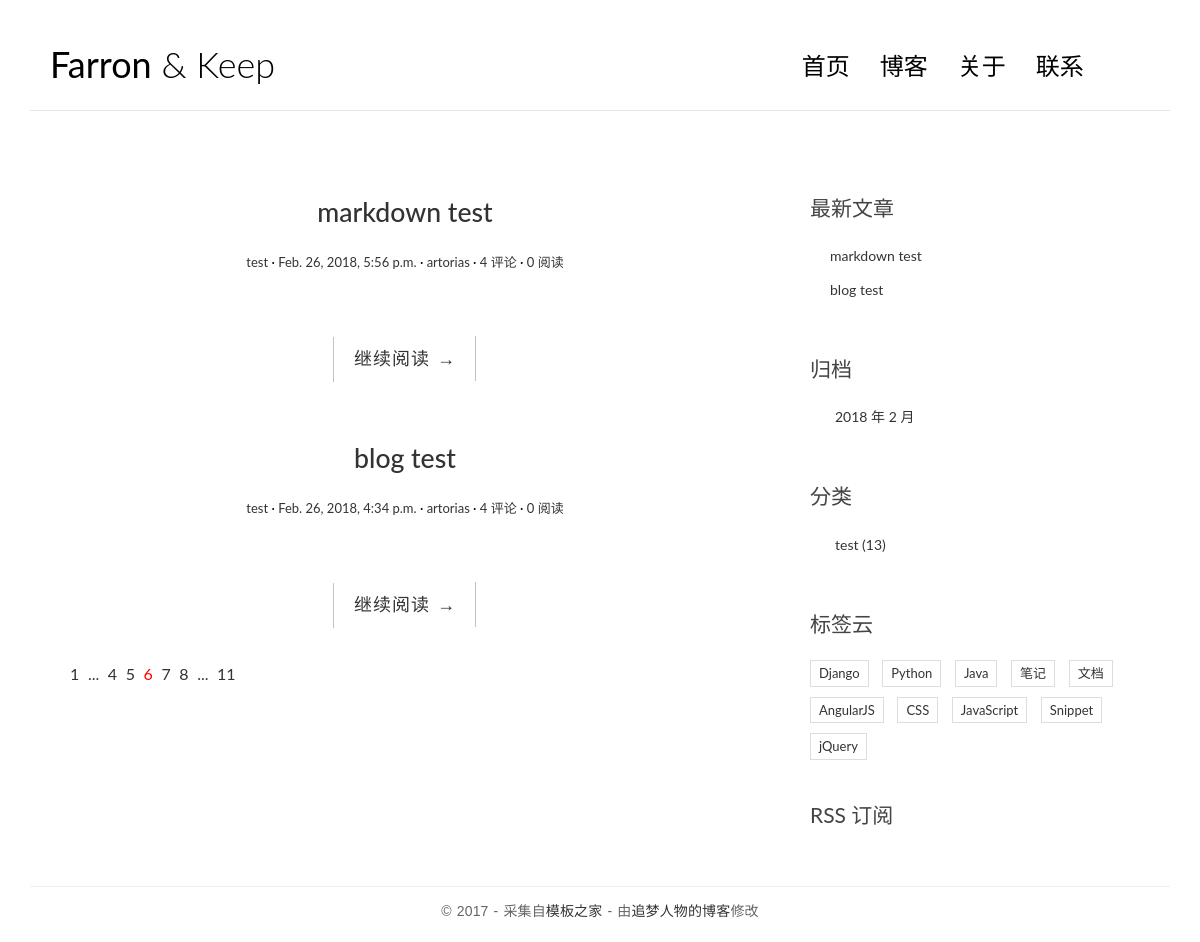
The page / on the database its author committed.
### blog/models.py (models this page shows, shortened)
@python_2_unicode_compatible
class Post(models.Model):
    title=models.CharField(max_length=70)
    body=models.TextField()
    created_time=models.DateTimeField()
    modified_time=models.DateTimeField()
    excert=models.CharField(max_length=200,blank=True)
    category=models.ForeignKey(Category)
    tags=models.ManyToManyField(Tag,blank=True)
    author=models.ForeignKey(User)
    views=models.PositiveIntegerField(default=0)
    def get_absolute_url(self):
        return reverse('blog:detail',kwargs={'pk':self.pk})
    class Meta:
        ordering=['-created_time','title']

class Category(models.Model):
    name=models.CharField(max_length=100)

### blog/views.py (the view)
# urls.py: url(r'^$',views.index,name='index'),
def index(request):
   post_list=Post.objects.all()
   return render(request,'blog/index.html',context={
       'post_list':post_list
       })

### blog/templatetags/blog_tags.py (called while the page is built)
@register.simple_tag
def get_recent_posts(num=5):
    return Post.objects.all().order_by('-created_time')[:num]

@register.simple_tag
def archives():
    return Post.objects.dates('created_time','month',order='DESC')

@register.simple_tag
def get_categories():
    return Category.objects.all()

### templates/blog/index.html (shortened to what this page needs)
﻿{% extends 'base.html' %}
{% block main %}
     {% for post in post_list %}
                <article class="post post-{{ post.pk }}">
                    <header class="entry-header">
                        <h1 class="entry-title">
                            <a href="{{ post.get_absolute_url }}">{{ post.title }}</a>
                        </h1>
                        <div class="entry-meta">
                            <span class="post-category"><a href="#">{{ post.category.name }}</a></span>
                            <span class="post-date"><a href="#"><time class="entry-date"
                                                                      datetime="{{ post.created_time }}">{{ post.created_time }}</time></a></span>
                            <span class="post-author"><a href="#">{{ post.author }}</a></span>
                            <span class="comments-link"><a href="#">4 评论</a></span>
                            <span class="views-count"><a href="{{ post.get_absolute_url }}">{{ post.views }} 阅读</a></span>
                        </div>
                    </header>
                    <div class="entry-content clearfix">
                        <div class="read-more cl-effect-14">
                            <a href="{{ post.get_absolute_url }}" class="more-link">继续阅读 <span class="meta-nav">→</span></a>
                        </div>
                    </div>
                </article>
     {% empty %}
                <div class="no-post">暂时还没有发布的文章！</div>
     {% endfor %}
                <div class="pagination">
                    <ul>
                        <li><a href="">1</a></li>
                        <li><a href="">...</a></li>
                        <li><a href="">4</a></li>
                        <li><a href="">5</a></li>
                        <li class="current"><a href="">6</a></li>
                        <li><a href="">7</a></li>
                        <li><a href="">8</a></li>
                        <li><a href="">...</a></li>
                        <li><a href="">11</a></li>
                    </ul>
                </div>
{% endblock main %}

### templates/base.html (shortened to what this page needs)
﻿{% load staticfiles %}
{% load blog_tags %}
<!DOCTYPE html>
<html>
<head>
    <link rel="stylesheet" href="http://code.ionicframework.com/ionicons/2.0.1/css/ionicons.min.css">
    <link href="https://cdn.bootcss.com/bootstrap/3.3.7/css/bootstrap.min.css" rel="stylesheet">
    <link rel="stylesheet" href="{% static 'blog/css/pace.css' %}">
    <link rel="stylesheet" href="{% static 'blog/css/custom.css' %}">
    <link rel="stylesheet" href="{% static 'blog/css/highlights/github.css' %}">
</head>
<body>
<div class="container">
    <header id="site-header">
        <div class="row">
            <div class="col-md-4 col-sm-5 col-xs-8">
                <div class="logo">
                    <h1><a href="{% url 'blog:index' %}"><b>Farron</b> &amp; Keep</a></h1>
                </div>
            </div>
            <div class="col-md-8 col-sm-7 col-xs-4">
                <nav class="main-nav" role="navigation">
                    <div class="collapse navbar-collapse" id="bs-example-navbar-collapse-1">
                        <ul class="nav navbar-nav navbar-right">
                            <li class="cl-effect-11"><a href="{% url 'blog:index' %}" data-hover="首页">首页</a></li>
                            <li class="cl-effect-11"><a href="full-width.html" data-hover="博客">博客</a></li>
                            <li class="cl-effect-11"><a href="about.html" data-hover="关于">关于</a></li>
                            <li class="cl-effect-11"><a href="contact.html" data-hover="联系">联系</a></li>
                        </ul>
                    </div>
                </nav>
            </div>
        </div>
    </header>
</div>
<div class="content-body">
    <div class="container">
        <div class="row">
            <main class="col-md-8">
                {% block main %}
                {% endblock main %}
            </main>
            <aside class="col-md-4">
                <div class="widget widget-recent-posts">
                    <h3 class="widget-title">最新文章</h3>
                    {% get_recent_posts as recent_post_list %}
                    <ul>
                        {% for post in recent_post_list %}
                        <li>
                            <a href="{{ post.get_absolute_url }}">{{ post.title }}</a>
                        </li>
                        {% empty %}
                        暂无文章！
                        {% endfor %}
                    </ul>
                </div>
                <div class="widget widget-archives">
                    <h3 class="widget-title">归档</h3>
                    {% archives as date_list %}
                    <ul>
                        {% for date in date_list %}
                        <li>
                            <a href="{% url 'blog:archives' date.year date.month %}">{{ date.year }} 年 {{ date.month }} 月</a>
                        </li>
                        {% empty %}
                        暂无归档！
                        {% endfor %}
                    </ul>
                </div>
                <div class="widget widget-category">
                    <h3 class="widget-title">分类</h3>
                    {% get_categories as category_list %}
                    <ul>
                        {% for category in category_list %}
                        <li>
                            <a href="{% url 'blog:category' category.pk %}">{{ category.name }} <span class="post-count">(13)</span></a>
                        </li>
                        {% empty %}
                        暂无分类！
                        {% endfor %}
                    </ul>
                </div>
                <div class="widget widget-tag-cloud">
                    <h3 class="widget-title">标签云</h3>
                    <ul>
                        <li>
                            <a href="#">Django</a>
                        </li>
                        <li>
                            <a href="#">Python</a>
                        </li>
                        <li>
                            <a href="#">Java</a>
                        </li>
                        <li>
                            <a href="#">笔记</a>
                        </li>
                        <li>
                            <a href="#">文档</a>
                        </li>
                        <li>
                            <a href="#">AngularJS</a>
                        </li>
                        <li>
                            <a href="#">CSS</a>
                        </li>
                        <li>
                            <a href="#">JavaScript</a>
                        </li>
                        <li>
                            <a href="#">Snippet</a>
                        </li>
                        <li>
                            <a href="#">jQuery</a>
                        </li>
                    </ul>
                </div>
                <div class="rss">
                    <a href=""> RSS 订阅</a>
                </div>
            </aside>
        </div>
    </div>
</div>
<footer id="site-footer">
    <div class="container">
        <div class="row">
            <div class="col-md-12">
                <p class="copyright">&copy 2017 - 采集自<a href="http://www.cssmoban.com/"
                                                        target="_blank" title="模板之家">模板之家</a>
                    - 由<a href="http://zmrenwu.com/" title="网页模板" target="_blank">追梦人物的博客</a>修改
                </p>
            </div>
        </div>
    </div>
</footer>
</body>
</html>

### blog/static/blog/css/custom.css (style rules this page uses)
* { outline: none; }
h1, h2, h3, h4, h5, h6 { margin-top: 0; }
b { font-weight: 400; }
a { color: #333; }
body { color: #444; font-family: 'Lato', sans-serif; }
p { font-family: 'Ubuntu', sans-serif; font-weight: 400; word-spacing: 1px; letter-spacing: 0.01em; }
#site-header { background-color: #FFF; padding: 25px 20px; margin-bottom: 40px; border-bottom: 1px solid #e7e7e7; }
.logo h1 a { color: #000; }
.logo h1 { margin: 0; font-family: 'Lato', sans-serif; font-weight: 300; }
.main-nav { margin-top: 11px; max-width: 95%; }
.main-nav a { color: #000000 !important; padding: 0 0 5px 0 !important; margin-right: 30px; font-family: 'Lato', sans-serif; font-weight: 300; font-size: 24px; }
.cl-effect-11 a { padding: 10px 0; color: #0972b4; text-shadow: none; }
.cl-effect-11 a::before { position: absolute; top: 0; left: 0; overflow: hidden; padding: 0 0 5px 0 !important; max-width: 0; border-bottom: 1px solid #000; color: #000; content: attr(data-hover); white-space: nowrap; -webkit-transition: max-width 0.5s; -moz-transition: max-width 0.5s; transition: max-width 0.5s; }
.content-body { padding-bottom: 4em; }
.post { background: #fff; padding: 30px 30px 0; }
.entry-title { text-align: center; font-size: 1.9em; margin-bottom: 20px; line-height: 1.6; padding: 10px 20px 0; }
.entry-meta { text-align: center; color: #DDDDDD; font-size: 13px; margin-bottom: 30px; }
.entry-content { font-size: 18px; line-height: 1.9; font-weight: 300; color: #000; }
.post-category::after, .post-date::after, .post-author::after, .comments-link::after { content: ' ·'; color: #000; }
.read-more { font-family: 'Ubuntu', sans-serif; font-weight: 400; word-spacing: 1px; letter-spacing: 0.01em; text-align: center; margin-top: 20px; }
.cl-effect-14 a { padding: 0 20px; height: 45px; line-height: 45px; position: relative; display: inline-block; margin: 15px 25px; letter-spacing: 1px; font-weight: 400; text-shadow: 0 0 1px rgba(255, 255, 255, 0.3); }
.cl-effect-14 a::before, .cl-effect-14 a::after { position: absolute; width: 45px; height: 1px; background: #C3C3C3; content: ''; -webkit-transition: all 0.3s; -moz-transition: all 0.3s; transition: all 0.3s; pointer-events: none; }
.cl-effect-14 a::before { top: 0; left: 0; -webkit-transform: rotate(90deg); -moz-transform: rotate(90deg); transform: rotate(90deg); -webkit-transform-origin: 0 0; -moz-transform-origin: 0 0; transform-origin: 0 0; }
.cl-effect-14 a::after { right: 0; bottom: 0; -webkit-transform: rotate(90deg); -moz-transform: rotate(90deg); transform: rotate(90deg); -webkit-transform-origin: 100% 0; -moz-transform-origin: 100% 0; transform-origin: 100% 0; }
.widget { background: #fff; padding: 30px 0 0; }
.widget-title { font-size: 1.5em; margin-bottom: 20px; line-height: 1.6; padding: 10px 0 0; font-weight: 400; }
.widget-recent-posts ul { padding: 0; margin: 0; padding-left: 20px; }
.widget-recent-posts ul li { list-style-type: none; position: relative; line-height: 170%; margin-bottom: 10px; }
.widget-recent-posts ul li::before { content: '\f3d3'; font-family: "Ionicons"; position: absolute; left: -17px; top: 3px; font-size: 16px; color: #000; }
.widget-archives ul { padding: 0; margin: 0; padding-left: 25px; }
.widget-archives ul li { list-style-type: none; position: relative; line-height: 170%; margin-bottom: 10px; }
.widget-archives ul li::before { content: '\f3f3'; font-family: "Ionicons"; position: absolute; left: -25px; top: 1px; font-size: 16px; color: #000; }
.widget-category ul { padding: 0; margin: 0; padding-left: 25px; }
.widget-category ul li { list-style-type: none; position: relative; line-height: 170%; margin-bottom: 10px; }
.widget-category ul li::before { content: '\f3fe'; font-family: "Ionicons"; position: absolute; left: -25px; top: 1px; font-size: 18px; color: #000; }
.widget-tag-cloud ul { padding: 0; margin: 0; margin-right: -10px; }
.widget-tag-cloud ul li { list-style-type: none; font-size: 13px; display: inline-block; margin-right: 10px; margin-bottom: 10px; padding: 3px 8px; border: 1px solid #ddd; }
.rss { font-size: 21px; margin-top: 30px; }
.rss a { color: #444; }
#site-footer { padding-top: 10px; padding: 0 0 1.5em 0; }
.copyright { text-align: center; padding-top: 1em; margin: 0; border-top: 1px solid #eee; color: #666; }
.pagination ul { list-style: none; }
.pagination ul li { display: inline-block; font-size: 16px; margin-right: 5px; }
.current a { color: red; }

### rows shown on the page
Post: title "markdown test", category.name "test", created_time "Feb. 26, 2018, 5:56 p.m.", author "artorias", views "0"
Post: title "blog test", category.name "test", created_time "Feb. 26, 2018, 4:34 p.m.", author "artorias", views "0"
Category: name "test"

### other values the page prints
{{ date.year }} "2018"
{{ date.month }} "2"
